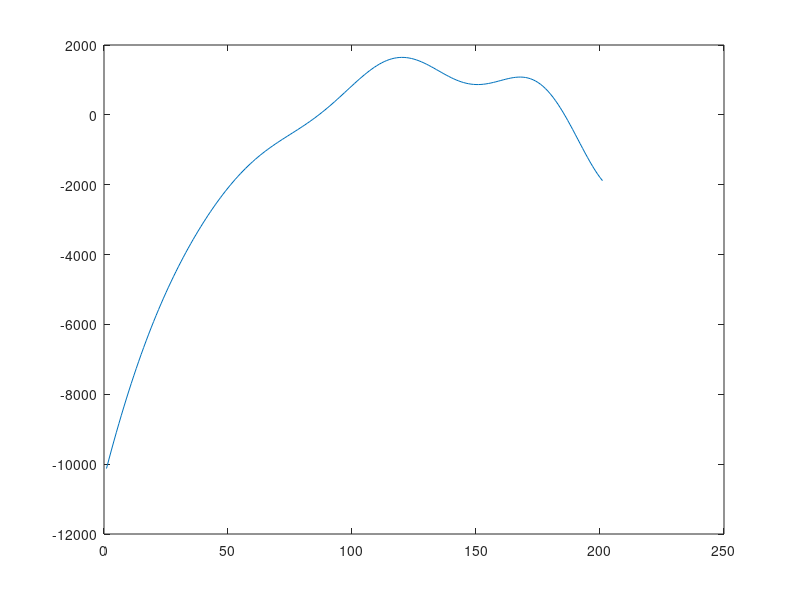

Recreate this plot in MATLAB.
x = 0:.1:20;
y1 = 5*sin(x) + 2*x - x.^2 +.3*x.^3 - .2*(x-15).^4 - 10*x.^2.*cos(x./3+12).^3 ;
r = randi(1000,1,201) - 500;
y2 = y1+r;
y3 = y2 *10000;
plot(y1);